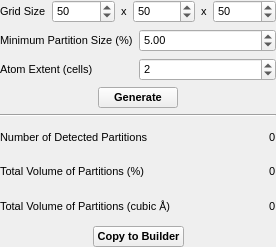
<?xml version="1.0" encoding="UTF-8"?>
<ui version="4.0">
 <class>PoresSchemePopup</class>
 <widget class="QWidget" name="PoresSchemePopup">
  <property name="geometry">
   <rect>
    <x>0</x>
    <y>0</y>
    <width>276</width>
    <height>247</height>
   </rect>
  </property>
  <property name="sizePolicy">
   <sizepolicy hsizetype="Minimum" vsizetype="Minimum">
    <horstretch>0</horstretch>
    <verstretch>0</verstretch>
   </sizepolicy>
  </property>
  <property name="maximumSize">
   <size>
    <width>16777215</width>
    <height>16777215</height>
   </size>
  </property>
  <property name="font">
   <font>
    <pointsize>8</pointsize>
   </font>
  </property>
  <property name="windowTitle">
   <string>Pores Scheme Popup</string>
  </property>
  <layout class="QVBoxLayout" name="verticalLayout">
   <property name="margin">
    <number>0</number>
   </property>
   <item>
    <layout class="QHBoxLayout" name="horizontalLayout_3">
     <item>
      <widget class="QLabel" name="label_5">
       <property name="text">
        <string>Grid Size</string>
       </property>
      </widget>
     </item>
     <item>
      <widget class="QSpinBox" name="PartitionGridXSpin">
       <property name="sizePolicy">
        <sizepolicy hsizetype="Expanding" vsizetype="Fixed">
         <horstretch>0</horstretch>
         <verstretch>0</verstretch>
        </sizepolicy>
       </property>
       <property name="minimum">
        <number>1</number>
       </property>
       <property name="maximum">
        <number>1000</number>
       </property>
       <property name="value">
        <number>50</number>
       </property>
      </widget>
     </item>
     <item>
      <widget class="QLabel" name="label_7">
       <property name="sizePolicy">
        <sizepolicy hsizetype="Minimum" vsizetype="Preferred">
         <horstretch>0</horstretch>
         <verstretch>0</verstretch>
        </sizepolicy>
       </property>
       <property name="text">
        <string>x</string>
       </property>
      </widget>
     </item>
     <item>
      <widget class="QSpinBox" name="PartitionGridYSpin">
       <property name="sizePolicy">
        <sizepolicy hsizetype="Expanding" vsizetype="Fixed">
         <horstretch>0</horstretch>
         <verstretch>0</verstretch>
        </sizepolicy>
       </property>
       <property name="minimum">
        <number>1</number>
       </property>
       <property name="maximum">
        <number>1000</number>
       </property>
       <property name="value">
        <number>50</number>
       </property>
      </widget>
     </item>
     <item>
      <widget class="QLabel" name="label_6">
       <property name="sizePolicy">
        <sizepolicy hsizetype="Minimum" vsizetype="Preferred">
         <horstretch>0</horstretch>
         <verstretch>0</verstretch>
        </sizepolicy>
       </property>
       <property name="text">
        <string>x</string>
       </property>
      </widget>
     </item>
     <item>
      <widget class="QSpinBox" name="PartitionGridZSpin">
       <property name="sizePolicy">
        <sizepolicy hsizetype="Expanding" vsizetype="Fixed">
         <horstretch>0</horstretch>
         <verstretch>0</verstretch>
        </sizepolicy>
       </property>
       <property name="minimum">
        <number>1</number>
       </property>
       <property name="maximum">
        <number>1000</number>
       </property>
       <property name="value">
        <number>50</number>
       </property>
      </widget>
     </item>
    </layout>
   </item>
   <item>
    <layout class="QGridLayout" name="gridLayout_3">
     <item row="0" column="0">
      <widget class="QLabel" name="label_8">
       <property name="sizePolicy">
        <sizepolicy hsizetype="Minimum" vsizetype="Preferred">
         <horstretch>0</horstretch>
         <verstretch>0</verstretch>
        </sizepolicy>
       </property>
       <property name="text">
        <string>Minimum Partition Size (%)</string>
       </property>
      </widget>
     </item>
     <item row="0" column="1">
      <widget class="QDoubleSpinBox" name="MinimumPartitionSizeSpin">
       <property name="value">
        <double>5.000000000000000</double>
       </property>
      </widget>
     </item>
     <item row="1" column="1">
      <widget class="QSpinBox" name="AtomExtentSpin">
       <property name="sizePolicy">
        <sizepolicy hsizetype="Expanding" vsizetype="Fixed">
         <horstretch>0</horstretch>
         <verstretch>0</verstretch>
        </sizepolicy>
       </property>
       <property name="minimum">
        <number>0</number>
       </property>
       <property name="singleStep">
        <number>1</number>
       </property>
       <property name="value">
        <number>2</number>
       </property>
      </widget>
     </item>
     <item row="1" column="0">
      <widget class="QLabel" name="label_14">
       <property name="text">
        <string>Atom Extent (cells)</string>
       </property>
      </widget>
     </item>
    </layout>
   </item>
   <item>
    <layout class="QHBoxLayout" name="horizontalLayout_5">
     <item>
      <spacer name="horizontalSpacer_3">
       <property name="orientation">
        <enum>Qt::Horizontal</enum>
       </property>
       <property name="sizeHint" stdset="0">
        <size>
         <width>40</width>
         <height>20</height>
        </size>
       </property>
      </spacer>
     </item>
     <item>
      <widget class="QPushButton" name="GenerateSchemeButton">
       <property name="font">
        <font>
         <weight>75</weight>
         <bold>true</bold>
        </font>
       </property>
       <property name="text">
        <string>Generate</string>
       </property>
      </widget>
     </item>
     <item>
      <spacer name="horizontalSpacer_4">
       <property name="orientation">
        <enum>Qt::Horizontal</enum>
       </property>
       <property name="sizeHint" stdset="0">
        <size>
         <width>40</width>
         <height>20</height>
        </size>
       </property>
      </spacer>
     </item>
    </layout>
   </item>
   <item>
    <widget class="Line" name="line">
     <property name="orientation">
      <enum>Qt::Horizontal</enum>
     </property>
    </widget>
   </item>
   <item>
    <layout class="QGridLayout" name="gridLayout_2">
     <item row="0" column="0">
      <widget class="QLabel" name="label_9">
       <property name="sizePolicy">
        <sizepolicy hsizetype="Expanding" vsizetype="Preferred">
         <horstretch>0</horstretch>
         <verstretch>0</verstretch>
        </sizepolicy>
       </property>
       <property name="text">
        <string>Number of Detected Partitions</string>
       </property>
      </widget>
     </item>
     <item row="0" column="1">
      <widget class="QLabel" name="PartitionNumberLabel">
       <property name="text">
        <string>0</string>
       </property>
      </widget>
     </item>
     <item row="1" column="0">
      <widget class="QLabel" name="label_10">
       <property name="text">
        <string>Total Volume of Partitions (%)</string>
       </property>
      </widget>
     </item>
     <item row="2" column="0">
      <widget class="QLabel" name="label_11">
       <property name="text">
        <string>Total Volume of Partitions (cubic Å)</string>
       </property>
      </widget>
     </item>
     <item row="1" column="1">
      <widget class="QLabel" name="PartitionVolumePercentLabel">
       <property name="text">
        <string>0</string>
       </property>
      </widget>
     </item>
     <item row="2" column="1">
      <widget class="QLabel" name="PartitionVolumeLabel">
       <property name="text">
        <string>0</string>
       </property>
      </widget>
     </item>
    </layout>
   </item>
   <item>
    <layout class="QHBoxLayout" name="horizontalLayout_6">
     <item>
      <spacer name="horizontalSpacer_5">
       <property name="orientation">
        <enum>Qt::Horizontal</enum>
       </property>
       <property name="sizeHint" stdset="0">
        <size>
         <width>40</width>
         <height>20</height>
        </size>
       </property>
      </spacer>
     </item>
     <item>
      <widget class="QPushButton" name="CopySchemeButton">
       <property name="font">
        <font>
         <weight>75</weight>
         <bold>true</bold>
        </font>
       </property>
       <property name="text">
        <string>Copy to Builder</string>
       </property>
      </widget>
     </item>
     <item>
      <spacer name="horizontalSpacer_6">
       <property name="orientation">
        <enum>Qt::Horizontal</enum>
       </property>
       <property name="sizeHint" stdset="0">
        <size>
         <width>40</width>
         <height>20</height>
        </size>
       </property>
      </spacer>
     </item>
    </layout>
   </item>
  </layout>
 </widget>
 <resources>
  <include location="icons.qrc"/>
 </resources>
 <connections/>
</ui>
